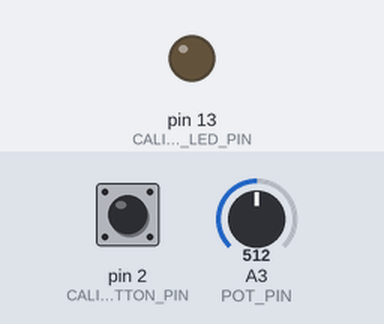
Bench run of a program on a simulated Arduino Leonardo, built with avr-gcc and run on an emulated ATmega32U4. Parts: output pins drawn as LEDs (lit = HIGH). The inputs (shaded band) are chosen by the test bench; at power-on: pin 2 (CALIBRATION_BUTTON_PIN) HIGH, A3 (POT_PIN) = 512. EEPROM starts erased; USB keyboard and mouse output is not drawn.

Above: at 1.2 s.
1.3 s: pin 2 (CALIBRATION_BUTTON_PIN) pulled LOW for 3.2 s
At 1.7 s:
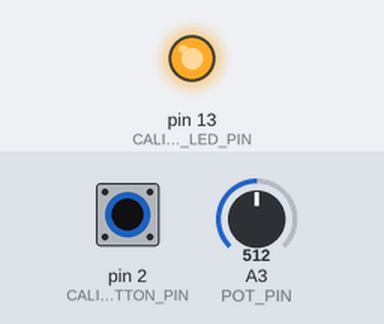
6.0 s: A3 (POT_PIN) set to 716
Timing chart, 0 to 9.6 s (numbered marks = the images above; inputs shaded):
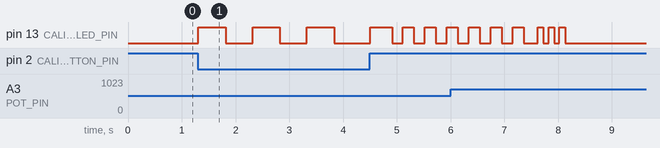

The program:

main.cpp
```cpp
#include <Arduino.h>
#include "handbrake/AnalogSensor.h"
#include "handbrake/MovingAverageFilter.h"
#include "handbrake/Calibrator.h"
#include "handbrake/JoystickSender.h"
#include "handbrake/AutoCalibrator.h"
#include "handbrake/HandbrakeController.h"

// Hardware pins
const int POT_PIN = A3;
const int CALIBRATION_BUTTON_PIN = 2;
const int CALIBRATION_LED_PIN = 13;

// Filter configuration
const int FILTER_SAMPLES = 8;

// Default calibration values (used if EEPROM is empty)
const int ADC_REPOSO = 945;
const int ADC_A_FONDO = 735;

AnalogSensor sensor(POT_PIN);
MovingAverageFilter filter(FILTER_SAMPLES);
Calibrator calibrator({ADC_REPOSO, ADC_A_FONDO, 0, 1023});
JoystickSender sender;
AutoCalibrator autoCal(CALIBRATION_BUTTON_PIN, CALIBRATION_LED_PIN);
HandbrakeController handbrake(&sensor, &filter, &calibrator, &sender, &autoCal);

void setup() {
    handbrake.begin();
}

void loop() {
    handbrake.update();
    delay(10);
}
```

Measured:
- after the input at 1.3 s, pin 13 (CALIBRATION_LED_PIN): LOW → HIGH at once, → LOW 0.50 s later, → HIGH 0.50 s later, → LOW 0.50 s later, … (13 changes in this stretch)
